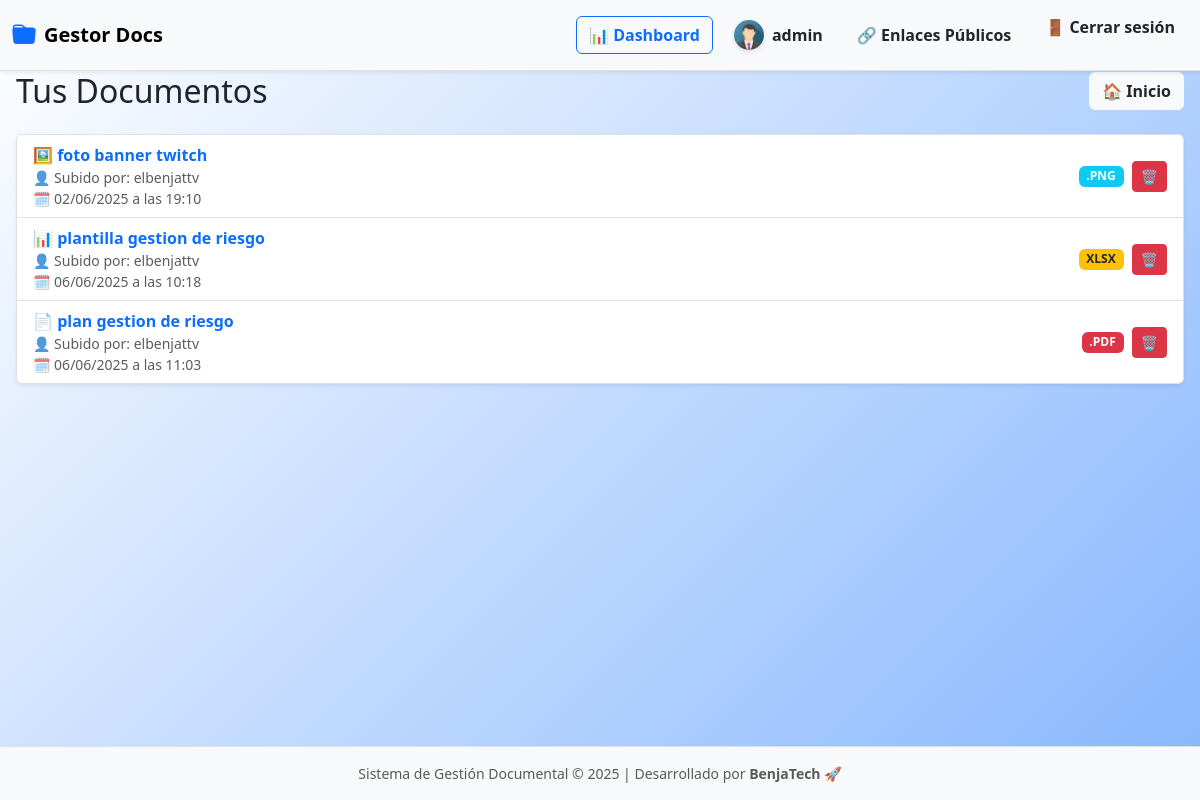
The app's page /documentos/lista/ (signed in), older data.
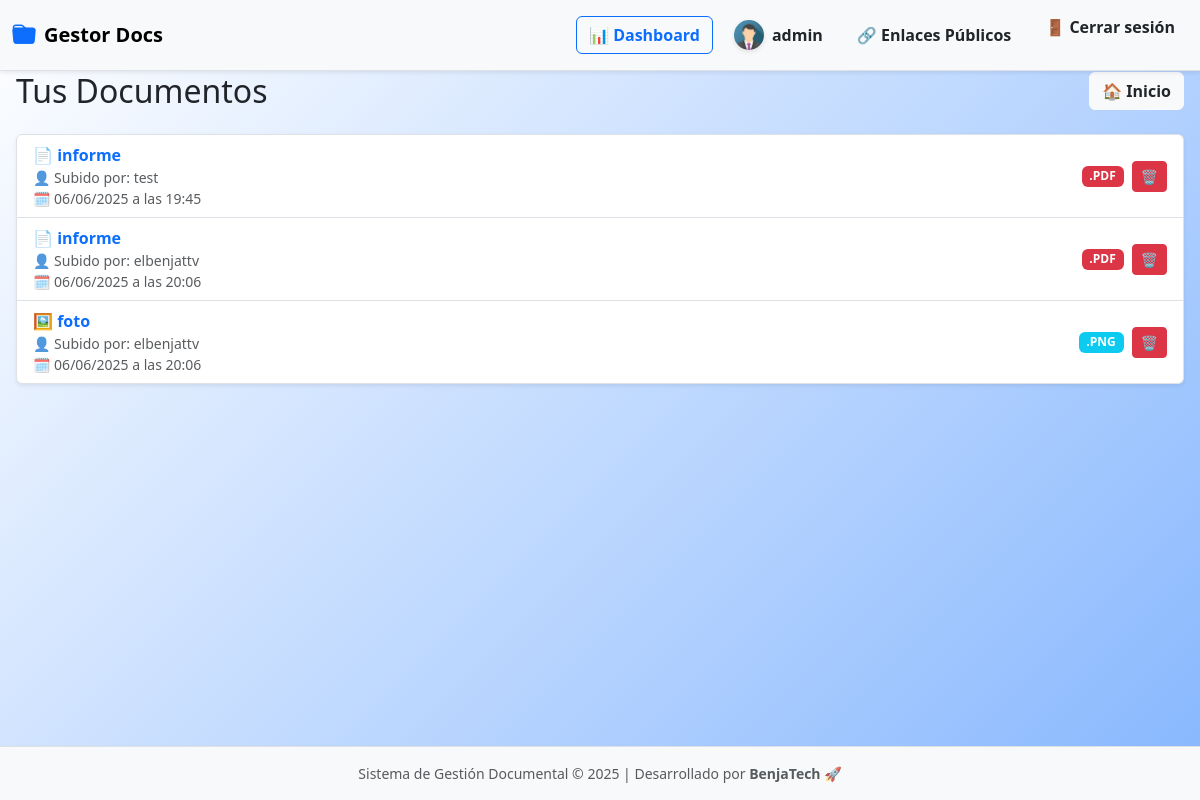
The same page, newer data.
### documentos/models.py (models this page shows, shortened)
class Documento(models.Model):
    nombre = models.CharField(max_length=200)
    archivo = models.FileField(upload_to='documentos/')
    etiquetas = models.CharField(max_length=100, blank=True)
    fecha_subida = models.DateTimeField(auto_now_add=True)
    usuario = models.ForeignKey(User, on_delete=models.CASCADE)
    enlace_publico = models.UUIDField(default=uuid.uuid4, unique=True, editable=False, null=True, blank=True)
    expiracion_enlace = models.DateTimeField(blank=True, null=True)
    fecha_expiracion = models.DateTimeField(null=True, blank=True)
    activo = models.BooleanField(default=True)
    size = models.PositiveIntegerField(blank=True, null=True)  # tamaño en KB
    is_shared = models.BooleanField(default=False)             # si el documento fue compartido

### documentos/views.py (the view)
# urls.py: path('lista/', views.listar_documentos, name='lista'),
@login_required
def listar_documentos(request):
    documentos = Documento.objects.all() if request.user.is_superuser else Documento.objects.filter(usuario=request.user)
    for doc in documentos:
        doc.etiquetas_lista = [e.strip() for e in doc.etiquetas.split(',')] if doc.etiquetas else []
    return render(request, 'documentos/lista.html', {'documentos': documentos})

### documentos/templates/documentos/lista.html (shortened to what this page needs)
{% extends 'documentos/base.html' %}
{% load etiquetas_tags %}
{% block body_class %}dashboard-personal{% endblock %}
{% block content %}
<div class="header d-flex justify-content-between align-items-center flex-wrap gap-3 mb-4">
  <h2 class="mb-0">Tus Documentos </h2>
  <a href="{% url 'documentos:home' %}" class="btn btn-light text-dark fw-semibold d-flex align-items-center justify-content-center">🏠 Inicio</a>
</div>
{% if documentos %}
  <ul class="list-group shadow-sm">
    {% for doc in documentos %}
      <li id="doc-{{ doc.id }}" class="list-group-item d-flex justify-content-between align-items-center flex-wrap gap-3">
        <div class="flex-grow-1">
          {% with ext=doc.archivo.name|slice:"-4:"|lower %}
            {% if ext == ".pdf" %}
              📄
            {% elif ext == ".doc" or ext == "docx" %}
              📝
            {% elif ext == ".xls" or ext == "xlsx" %}
              📊
            {% elif ext == ".png" or ext == ".jpg" %}
              🖼️
            {% else %}
              📁
            {% endif %}
          {% endwith %}
          <a href="{% url 'documentos:previsualizar' doc.id %}" class="fw-semibold text-decoration-none text-primary">
            {{ doc.nombre }}
          </a>
          <br>
          <small class="text-muted">👤 Subido por: {{ doc.usuario.username }}</small><br>
          <small class="text-muted">🗓️ {{ doc.fecha_subida|date:"d/m/Y" }} a las {{ doc.fecha_subida|date:"H:i" }}</small>
        </div>
        <div class="d-flex align-items-center gap-2">
          {% with ext=doc.archivo.name|slice:"-4:"|upper %}
            {% if ext == ".PDF" %}
              <span class="badge bg-danger">{{ ext }}</span>
            {% elif ext == ".JPG" or ext == ".PNG" %}
              <span class="badge bg-info">{{ ext }}</span>
            {% elif ext == ".DOC" or ext == "XLSX" %}
              <span class="badge bg-warning text-dark">{{ ext }}</span>
            {% else %}
              <span class="badge bg-dark">{{ ext }}</span>
            {% endif %}
          {% endwith %}
          <button class="btn btn-sm btn-danger"
                  data-bs-toggle="modal"
                  data-bs-target="#confirmDeleteModal"
                  onclick="prepareDelete({{ doc.id }}, '{{ doc.nombre|escapejs }}')"
                  title="Eliminar documento">
            🗑️
          </button>
        </div>
      </li>
    {% endfor %}
  </ul>
{% endif %}
<div class="toast-container position-fixed bottom-0 end-0 p-3">
</div>
{% endblock %}

### documentos/templates/documentos/base.html (shortened to what this page needs)
{% load static %}
<link href="https://cdn.jsdelivr.net/npm/bootstrap@5.3.2/dist/css/bootstrap.min.css" rel="stylesheet">
<link href="https://cdn.jsdelivr.net/npm/bootstrap-icons@1.10.5/font/bootstrap-icons.css" rel="stylesheet">
</head>
<body class="d-flex flex-column min-vh-100 {% block body_class %}{% endblock %}">
<nav class="navbar navbar-expand-lg navbar-light bg-light border-bottom fixed-top shadow-sm">
  <div class="container-fluid">
    <a class="navbar-brand d-flex align-items-center" href="{% url 'documentos:home' %}">
        <i class="bi bi-folder-fill" style="font-size: 1.5rem; color: #0d6efd;"></i>
        <span class="ms-2 fw-bold">Gestor Docs</span>
    </a>
    <div class="collapse navbar-collapse justify-content-end" id="navbarContenido">
      {% if user.is_authenticated %}
        <div class="d-lg-flex align-items-center gap-2 nav-mobile-group mt-2 mt-lg-0">
          <a href="{% url 'dashboard:dashboard' %}" class="btn btn-outline-primary fw-semibold d-flex align-items-center justify-content-center gap-2">
            📊 Dashboard
          </a>
          {% with request.user.perfilusuario as perfil %}
            <a href="{% url 'usuarios:perfil' %}" class="btn btn-light text-dark fw-semibold d-flex align-items-center justify-content-center gap-2">
                {% if perfil.foto_perfil %}
                    <img src="{{ perfil.foto_perfil.url }}" alt="Foto perfil" class="navbar-avatar">
                {% else %}
                    <img src="{% static 'img/default-avatar.png' %}" alt="Avatar por defecto" class="navbar-avatar">
                {% endif %}
                {{ user.username }}
            </a>
          {% endwith %}
          <a href="{% url 'documentos:mis_enlaces' %}" class="btn btn-light text-dark fw-semibold d-flex align-items-center justify-content-center gap-2">
            🔗 Enlaces Públicos
          </a>
          <form method="post" action="{% url 'usuarios:logout' %}">
            <button type="submit" class="btn btn-light text-dark fw-semibold d-flex align-items-center justify-content-center gap-2">
              🚪 Cerrar sesión
            </button>
          </form>
        </div>
      {% endif %}
    </div>
  </div>
</nav>
<main class="container-fluid px-3 flex-grow-1 mt-5 pt-4">
  {% block content %}
  {% endblock %}
</main>
<footer class="bg-light text-center text-muted py-3 border-top mt-auto shadow-sm">
  <div class="container">
    <small>
      Sistema de Gestión Documental © {% now "Y" %} | Desarrollado por <strong>BenjaTech 🚀</strong>
    </small>
  </div>
</footer>
</body>
</html>

### documentos/templates/documentos/base.html (style rules this page uses)
.navbar-avatar { width: 30px; height: 30px; border-radius: 50%; object-fit: cover; box-shadow: 0 2px 5px rgba(0, 0, 0, 0.1); }
.navbar .btn { transition: all 0.3s ease-in-out; }
body { font-family: 'Segoe UI', Tahoma, Geneva, Verdana, sans-serif; background-color: #f8f9fa; }
body.dashboard-personal { background: linear-gradient(135deg, #ffffff 0%, #0d6efd 100%); background-size: 200% 200%; animation: gradientMove 6s ease-in-out infinite; }
html, body { height: 100%; }

Row changes from the older to the newer data that the page shows:
removed Documento: nombre "foto banner twitch", usuario.username "elbenjattv", fecha_subida "02/06/2025", fecha_subida "19:10", archivo ".PNG"
removed Documento: nombre "plantilla gestion de riesgo", usuario.username "elbenjattv", fecha_subida "06/06/2025", fecha_subida "10:18", archivo "XLSX"
removed Documento: nombre "plan gestion de riesgo", usuario.username "elbenjattv", fecha_subida "06/06/2025", fecha_subida "11:03", archivo ".PDF"
added Documento: nombre "informe", usuario.username "test", fecha_subida "06/06/2025", fecha_subida "19:45", archivo ".PDF"
added Documento: nombre "informe", usuario.username "elbenjattv", fecha_subida "06/06/2025", fecha_subida "20:06", archivo ".PDF"
added Documento: nombre "foto", usuario.username "elbenjattv", fecha_subida "06/06/2025", fecha_subida "20:06", archivo ".PNG"
